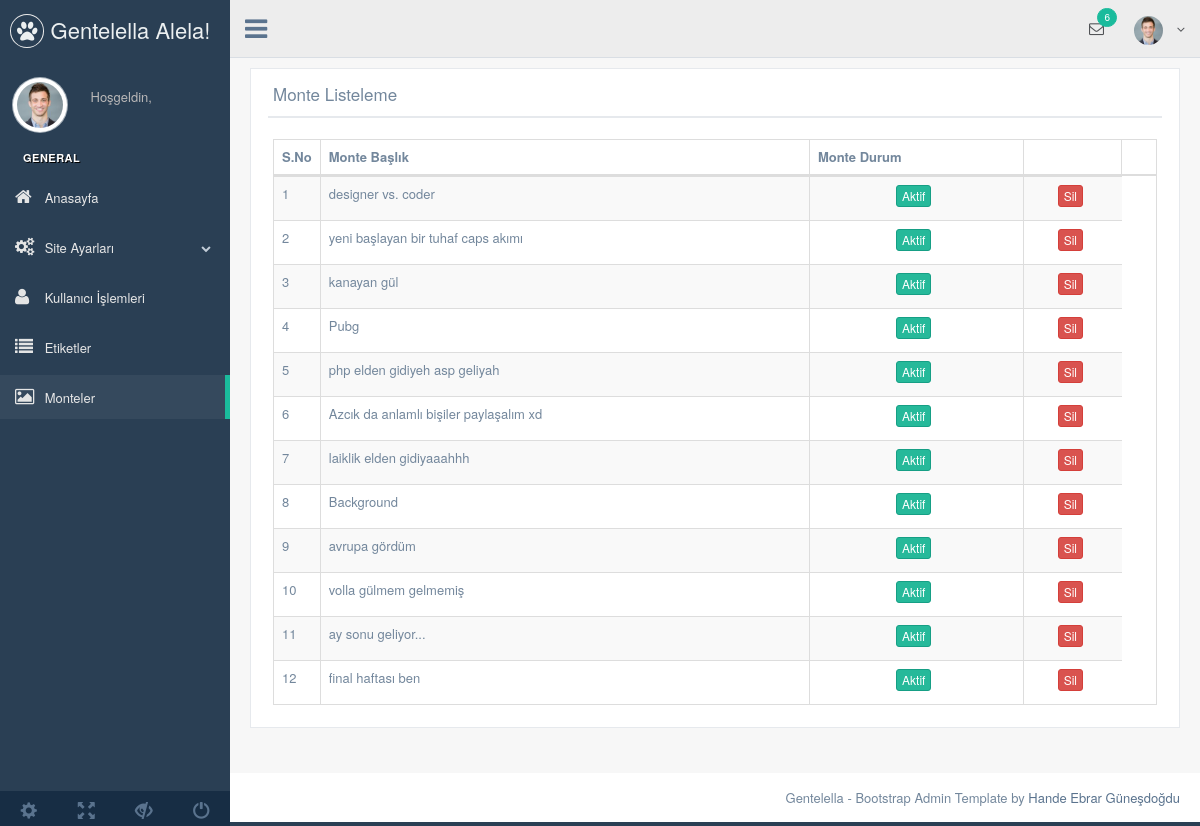
The app's page /bobiler/admin/production/monte.php (signed in) with its own data.
### tables this page shows
CREATE TABLE `monte` (
  `monte_id` int(11) NOT NULL,
  `kullanici_id` int(11) NOT NULL,
  `etiket_id` int(11) DEFAULT NULL,
  `kategori_id` int(11) NOT NULL,
  `monte_gorsel` varchar(300) DEFAULT NULL,
  `monte_baslik` varchar(100) NOT NULL,
  `monte_aciklama` varchar(250) DEFAULT NULL,
  `monte_kim` varchar(50) DEFAULT NULL,
  `monte_durum` enum('0','1') NOT NULL DEFAULT '1',
  `monte_zaman` datetime NOT NULL DEFAULT CURRENT_TIMESTAMP
);

### bobiler/admin/production/monte.php (the view, shortened to what this page needs)
<?php
include 'header.php';
$montesor=$db->prepare("SELECT * FROM monte order by monte_id DESC");
$montesor->execute();
?>
<div class="right_col" role="main">
  <div class="">
    <div class="row">
      <div class="col-md-12 col-sm-12 col-xs-12">
        <div class="x_panel">
          <div class="x_title">
            <h2>Monte Listeleme </h2>
            <div class="clearfix"></div>
          </div>
          <div class="x_content">
            <table id="datatable-responsive" class="table table-striped table-bordered dt-responsive nowrap" cellspacing="0" width="100%">
              <thead>
                <tr>
                  <th>S.No</th>
                  <th>Monte Başlık</th>
                  <th>Monte Durum</th>
                  <th></th>
                  <th></th>
                </tr>
              </thead>
              <tbody>
                <?php
                $say=0;
                while($montecek=$montesor->fetch(PDO::FETCH_ASSOC)) { $say++?>
                <tr>
                 <td width="20"><?php echo $say ?></td>
                 <td><?php echo $montecek['monte_baslik'] ?></td>
                 <td><center><?php
                  if ($montecek['monte_durum']==1) {?>
                  <button class="btn btn-success btn-xs">Aktif</button>
                <?php } else {?>
                <button class="btn btn-danger btn-xs">Pasif</button>
                <?php } ?>
              </center>
            </td>
            <td><center><a href="../netting/islem.php?monte_id=<?php echo $montecek['monte_id']; ?>&montesil=ok"><button class="btn btn-danger btn-xs" name="montesil">Sil</button></a></center></td>
          </tr>
          <?php  }
          ?>
        </tbody>
      </table>
    </div>
  </div>
</div>
</div>
</div>
</div>
<?php include 'footer.php'; ?>

### records on screen
monte: monte_baslik "designer vs. coder", monte_durum "Aktif"
monte: monte_baslik "yeni başlayan bir tuhaf caps akımı", monte_durum "Aktif"
monte: monte_baslik "kanayan gül", monte_durum "Aktif"
monte: monte_baslik "Pubg", monte_durum "Aktif"
monte: monte_baslik "php elden gidiyeh asp geliyah", monte_durum "Aktif"
monte: monte_baslik "Azcık da anlamlı bişiler paylaşalım xd", monte_durum "Aktif"
monte: monte_baslik "laiklik elden gidiyaaahhh", monte_durum "Aktif"
monte: monte_baslik "Background", monte_durum "Aktif"
monte: monte_baslik "avrupa gördüm", monte_durum "Aktif"
monte: monte_baslik "volla gülmem gelmemiş", monte_durum "Aktif"
monte: monte_baslik "ay sonu geliyor...", monte_durum "Aktif"
monte: monte_baslik "final haftası ben", monte_durum "Aktif"
